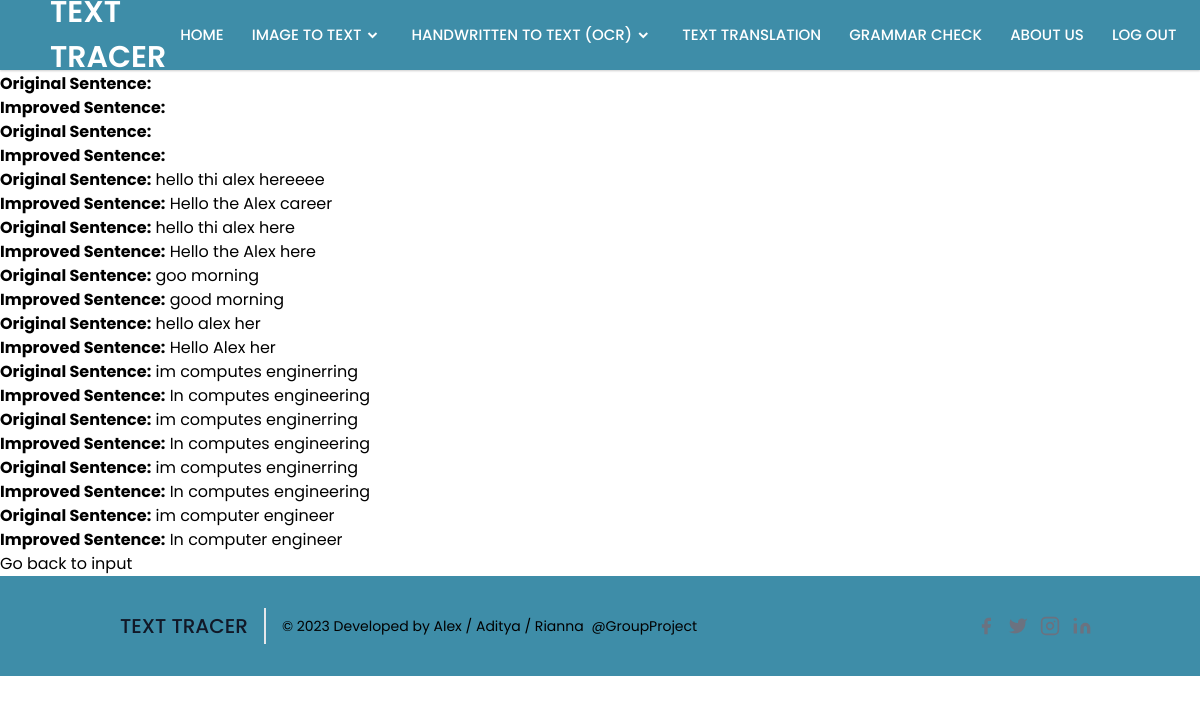
The app's page /sentence/results/ with its own data.
### grammar_check/models.py (models this page shows)
class Sentence(models.Model):
    text = models.TextField()
    improved_text = models.TextField(blank=True, null=True)

### grammar_check/views.py (the view)
# urls.py: path('results/', sentence_results, name='results'),
def sentence_results(request):
    sentences = Sentence.objects.all()
    return render(request, 'result1.html', {'sentences': sentences})

### templates/result1.html (shortened to what this page needs)
<!DOCTYPE html>
<html>
<head>
    <link href='https://unpkg.com/boxicons@2.0.7/css/boxicons.min.css' rel='stylesheet'>
    <script src="https://cdn.tailwindcss.com"></script>
</head>
<body>
    <nav>
        <div class="navbar">
          <div class="logo"><a href="http://127.0.0.1:8000/">TEXT TRACER</a></div>
          <div class="nav-links">
            <ul class="links">
              <li><a href="http://127.0.0.1:8000/">HOME</a></li>
              <li>
                <a href="http://127.0.0.1:8000/extraction/">IMAGE TO TEXT</a>
                <i class='bx bxs-chevron-down htmlcss-arrow arrow  '></i>
                  </li>
                </ul>
              <li>
                <a href="http://127.0.0.1:8000/ocrapp/upload/">HANDWRITTEN TO TEXT (OCR)</a>
                <i class='bx bxs-chevron-down js-arrow arrow '></i>
              </li>
              <li><a href="http://127.0.0.1:8000/translation/translate/">TEXT TRANSLATION</a></li>
              <li><a href="http://127.0.0.1:8000/sentence/sentence_input/">GRAMMAR CHECK</a></li>
              <li><a href="http://127.0.0.1:8000/about/">ABOUT US</a></li>
              <li><a href="http://127.0.0.1:8000/accounts/logout">LOG OUT</a></li>
          </div>
          </div>
      </nav>
    <h1>Grammar Check Results</h1>
    <ul>
        {% for sentence in sentences %}
            <li>
                <strong>Original Sentence:</strong> {{ sentence.text }}<br>
                <strong>Improved Sentence:</strong> {{ sentence.improved_text }}<br>
            </li>
        {% endfor %}
    </ul>
    <a href="{% url 'sentence_input' %}">Go back to input</a>
    <footer class="text-gray-600 body-font" id ="hello">
        <div class="container px-5 py-8 mx-auto flex items-center sm:flex-row flex-col">
          <a class="flex title-font font-medium items-center md:justify-start justify-center text-gray-900">
            <span class="ml-3 text-xl">TEXT TRACER</span>
          </a>
          <p class="text-sm text-gray-500 sm:ml-4 sm:pl-4 sm:border-l-2 sm:border-gray-200 sm:py-2 sm:mt-0 mt-4" id ="hello1">© 2023 Developed by Alex / Aditya / Rianna
            <a href="https://twitter.com/knyttneve" class="text-gray-600 ml-1" rel="noopener noreferrer" target="_blank" id ="hello1">@GroupProject </a>
          </p>
          <span class="inline-flex sm:ml-auto sm:mt-0 mt-4 justify-center sm:justify-start">
            <a class="text-gray-500">
              <svg fill="currentColor" stroke-linecap="round" stroke-linejoin="round" stroke-width="2" class="w-5 h-5" viewBox="0 0 24 24">
                <path d="M18 2h-3a5 5 0 00-5 5v3H7v4h3v8h4v-8h3l1-4h-4V7a1 1 0 011-1h3z"></path>
              </svg>
            </a>
            <a class="ml-3 text-gray-500">
              <svg fill="currentColor" stroke-linecap="round" stroke-linejoin="round" stroke-width="2" class="w-5 h-5" viewBox="0 0 24 24">
                <path d="M23 3a10.9 10.9 0 01-3.14 1.53 4.48 4.48 0 00-7.86 3v1A10.66 10.66 0 013 4s-4 9 5 13a11.64 11.64 0 01-7 2c9 5 20 0 20-11.5a4.5 4.5 0 00-.08-.83A7.72 7.72 0 0023 3z"></path>
              </svg>
            </a>
            <a class="ml-3 text-gray-500">
              <svg fill="none" stroke="currentColor" stroke-linecap="round" stroke-linejoin="round" stroke-width="2" class="w-5 h-5" viewBox="0 0 24 24">
                <rect width="20" height="20" x="2" y="2" rx="5" ry="5"></rect>
                <path d="M16 11.37A4 4 0 1112.63 8 4 4 0 0116 11.37zm1.5-4.87h.01"></path>
              </svg>
            </a>
            <a class="ml-3 text-gray-500">
              <svg fill="currentColor" stroke="currentColor" stroke-linecap="round" stroke-linejoin="round" stroke-width="0" class="w-5 h-5" viewBox="0 0 24 24">
                <path stroke="none" d="M16 8a6 6 0 016 6v7h-4v-7a2 2 0 00-2-2 2 2 0 00-2 2v7h-4v-7a6 6 0 016-6zM2 9h4v12H2z"></path>
                <circle cx="4" cy="4" r="2" stroke="none"></circle>
              </svg>
            </a>
          </span>
        </div>
      </footer>
</body>
</html>

### templates/result1.html (style rules this page uses)
* { margin: 0; padding: 0; box-sizing: border-box; font-family: 'Poppins', sans-serif; }
body { min-height: 100vh; }
nav { position: fixed; top: 0; left: 0; width: 100%; height: 100%; height: 70px; background: #3E8DA8; box-shadow: 0 1px 2px rgba(0, 0, 0, 0.2); z-index: 99; }
nav .navbar { height: 100%; max-width: 1250px; width: 100%; display: flex; align-items: center; justify-content: space-between; margin: auto; padding: 0 50px; }
.navbar .logo a { font-size: 30px; color: #fff; text-decoration: none; font-weight: 600; }
nav .navbar .nav-links { line-height: 70px; height: 100%; }
nav .navbar .links { display: flex; }
nav .navbar .links li { position: relative; display: flex; align-items: center; justify-content: space-between; list-style: none; padding: 0 14px; }
nav .navbar .links li a { height: 100%; text-decoration: none; white-space: nowrap; color: #fff; font-size: 15px; font-weight: 500; }
nav .navbar .links li .arrow { height: 100%; width: 22px; line-height: 70px; text-align: center; display: inline-block; color: #fff; transition: all 0.3s ease; }
#hello { background: #3E8DA8 }
#hello1 { color : black; }

### records on screen
Sentence: text "hello thi alex hereeee", improved_text "Hello the Alex career"
Sentence: text "hello thi alex here", improved_text "Hello the Alex here"
Sentence: text "goo morning", improved_text "good morning"
Sentence: text "hello alex her", improved_text "Hello Alex her"
Sentence: text "im computes enginerring", improved_text "In computes engineering"
Sentence: text "im computes enginerring", improved_text "In computes engineering"
Sentence: text "im computes enginerring", improved_text "In computes engineering"
Sentence: text "im computer engineer", improved_text "In computer engineer"
